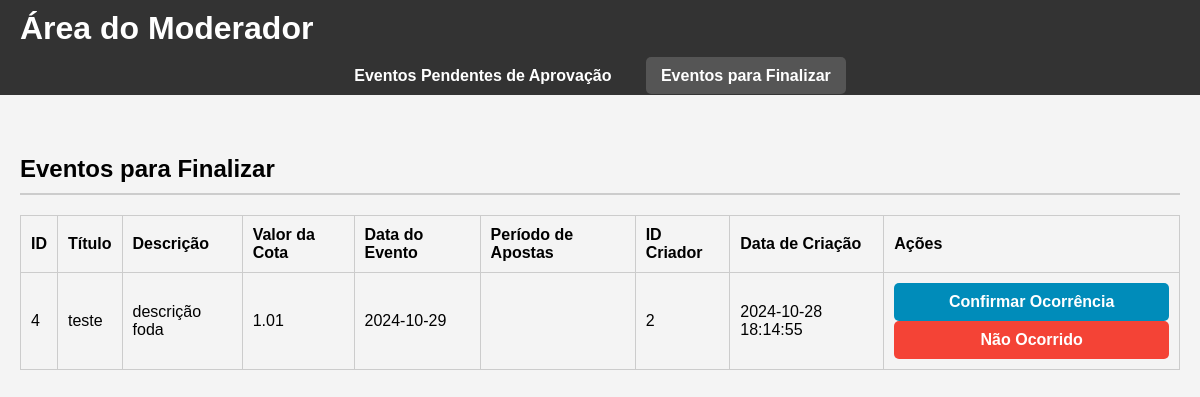
/moderador_dashboard?view=finalizar, run on an earlier commit of the app's database.
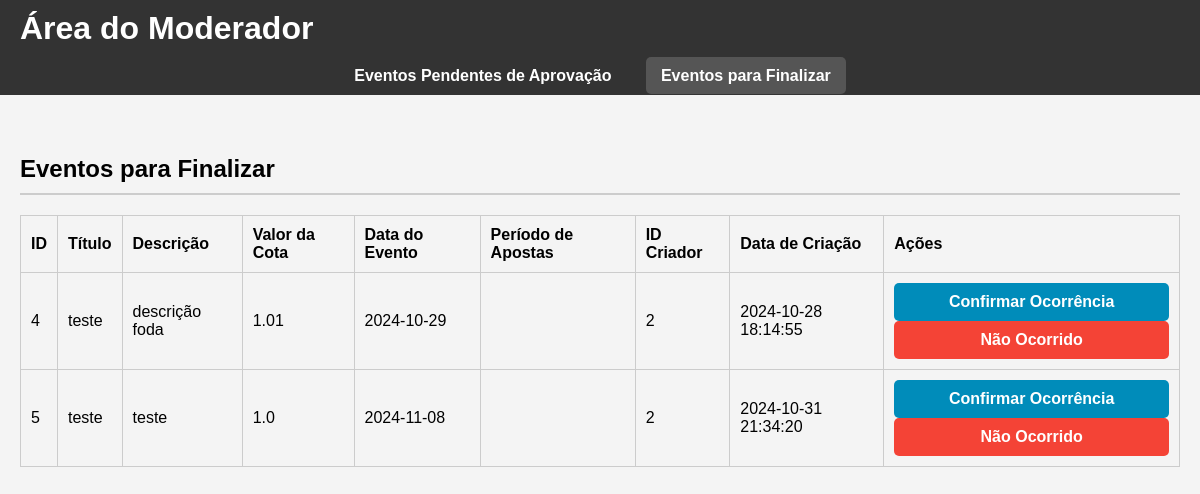
And on a later commit of the database.
### tables this page shows
CREATE TABLE eventos (
        id INTEGER PRIMARY KEY AUTOINCREMENT,
        titulo TEXT NOT NULL,
        descricao TEXT NOT NULL,
        valor_cota REAL NOT NULL CHECK (valor_cota >= 1.00),
        data_evento DATE NOT NULL,
        data_inicio_apostas DATE NOT NULL,
        data_fim_apostas DATE NOT NULL,
        status TEXT NOT NULL DEFAULT 'pendente',
        id_criador INTEGER NOT NULL,
        data_criacao TIMESTAMP DEFAULT CURRENT_TIMESTAMP,
        FOREIGN KEY (id_criador) REFERENCES usuarios(id) ON DELETE CASCADE
    );

### app.py (the view)
@app.route('/moderador_dashboard', methods=['GET'])
def moderador_dashboard():
    view = request.args.get('view', 'pendentes')
    if view == 'pendentes':
        status_filter = 'pendente'
    elif view == 'finalizar':
        status_filter = 'aprovado'
    else:
        status_filter = 'pendente'
    with sqlite3.connect(database_path) as conn:
        conn.row_factory = sqlite3.Row  # Configura para acessar colunas por nome
        eventos = conn.execute('SELECT * FROM eventos WHERE status = ?', (status_filter,)).fetchall()
    return render_template('area_moderador.html', eventos=eventos, view=view)

### templates/area_moderador.html (shortened to what this page needs)
<!DOCTYPE html>
<html lang="pt-br">
<head>
    <link rel="stylesheet" href="/static/css/area_moderacao.css">
</head>
<body>
    <header>
        <h1>Área do Moderador</h1>
    </header>
    <nav class="menustrip">
        <ul>
            <li><a href="{{ url_for('moderador_dashboard', view='pendentes') }}" {% if view == 'pendentes' %}class="active"{% endif %}>Eventos Pendentes de Aprovação</a></li>
            <li><a href="{{ url_for('moderador_dashboard', view='finalizar') }}" {% if view == 'finalizar' %}class="active"{% endif %}>Eventos para Finalizar</a></li>
        </ul>
    </nav>
    <main>
        {% if view == 'pendentes' %}
        <section class="pending-approval">
            <h2>Eventos Pendentes de Aprovação</h2>
            <table>
                <thead>
                    <tr>
                        <th>ID</th>
                        <th>Título</th>
                        <th>Descrição</th>
                        <th>Valor da Cota</th>
                        <th>Data do Evento</th>
                        <th>Período de Apostas</th>
                        <th>ID Criador</th>
                        <th>Data de Criação</th>
                        <th>Ações</th>
                    </tr>
                </thead>
                <tbody>
                    {% for evento in eventos %}
                    <tr id="event-{{ evento.id }}">
                        <td>{{ evento.id }}</td>
                        <td>{{ evento.titulo }}</td>
                        <td>{{ evento.descricao }}</td>
                        <td>{{ evento.valor_cota }}</td>
                        <td>{{ evento.data_evento }}</td>
                        <td>{{ evento.periodo_apostas }}</td>
                        <td>{{ evento.id_criador }}</td>
                        <td>{{ evento.data_criacao }}</td>
                        <td>
                            <button type="button" onclick="handleEventAction('{{ evento.id }}', 'aprovar')" class="approve-btn">Aprovar</button>
                            <button type="button" onclick="abrirModalReprovar('{{ evento.id }}')" class="reject-btn">Reprovar</button>
                        </td>
                    </tr>
                    {% endfor %}
                </tbody>
            </table>
        </section>
        {% elif view == 'finalizar' %}
        <section class="events-to-finalize">
            <h2>Eventos para Finalizar</h2>
            <table>
                <thead>
                    <tr>
                        <th>ID</th>
                        <th>Título</th>
                        <th>Descrição</th>
                        <th>Valor da Cota</th>
                        <th>Data do Evento</th>
                        <th>Período de Apostas</th>
                        <th>ID Criador</th>
                        <th>Data de Criação</th>
                        <th>Ações</th>
                    </tr>
                </thead>
                <tbody>
                    {% for evento in eventos %}
                    <tr id="event-{{ evento.id }}">
                        <td>{{ evento.id }}</td>
                        <td>{{ evento.titulo }}</td>
                        <td>{{ evento.descricao }}</td>
                        <td>{{ evento.valor_cota }}</td>
                        <td>{{ evento.data_evento }}</td>
                        <td>{{ evento.periodo_apostas }}</td>
                        <td>{{ evento.id_criador }}</td>
                        <td>{{ evento.data_criacao }}</td>
                        <td>
                            <button type="button" onclick="handleEventAction('{{ evento.id }}', 'confirmar')" class="confirm-btn">Confirmar Ocorrência</button>
                            <button type="button" onclick="handleEventAction('{{ evento.id }}', 'nao_ocorrido')" class="not-occurred-btn">Não Ocorrido</button>
                        </td>
                    </tr>
                    {% endfor %}
                </tbody>
            </table>
        </section>
        {% endif %}
    </main>
</body>
</html>

What changed in the data, as far as the page shows it:
added eventos: id "5", titulo "teste", descricao "teste", valor_cota "1.0", data_evento "2024-11-08", id_criador "2", data_criacao "2024-10-31 21:34:20"
